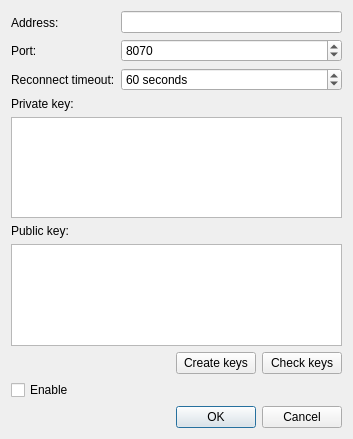
<?xml version="1.0" encoding="UTF-8"?>
<ui version="4.0">
 <class>ProxyDialog</class>
 <widget class="QDialog" name="ProxyDialog">
  <property name="geometry">
   <rect>
    <x>0</x>
    <y>0</y>
    <width>353</width>
    <height>439</height>
   </rect>
  </property>
  <property name="windowTitle">
   <string>Proxy Properties</string>
  </property>
  <property name="modal">
   <bool>true</bool>
  </property>
  <layout class="QVBoxLayout" name="verticalLayout_3">
   <item>
    <layout class="QHBoxLayout" name="horizontalLayout">
     <item>
      <layout class="QVBoxLayout" name="verticalLayout">
       <item>
        <widget class="QLabel" name="label_address">
         <property name="text">
          <string>Address:</string>
         </property>
        </widget>
       </item>
       <item>
        <widget class="QLabel" name="label_port">
         <property name="text">
          <string>Port:</string>
         </property>
        </widget>
       </item>
       <item>
        <widget class="QLabel" name="label_reconnect_timeout">
         <property name="text">
          <string>Reconnect timeout:</string>
         </property>
        </widget>
       </item>
      </layout>
     </item>
     <item>
      <layout class="QVBoxLayout" name="verticalLayout_2">
       <item>
        <widget class="QLineEdit" name="edit_address"/>
       </item>
       <item>
        <widget class="QSpinBox" name="spinbox_port">
         <property name="minimum">
          <number>1</number>
         </property>
         <property name="maximum">
          <number>65535</number>
         </property>
         <property name="value">
          <number>8070</number>
         </property>
        </widget>
       </item>
       <item>
        <widget class="QSpinBox" name="spinbox_reconnect_timeout">
         <property name="suffix">
          <string> seconds</string>
         </property>
         <property name="minimum">
          <number>30</number>
         </property>
         <property name="maximum">
          <number>1800</number>
         </property>
         <property name="singleStep">
          <number>5</number>
         </property>
         <property name="value">
          <number>60</number>
         </property>
        </widget>
       </item>
      </layout>
     </item>
    </layout>
   </item>
   <item>
    <widget class="QLabel" name="label_private_key">
     <property name="text">
      <string>Private key:</string>
     </property>
    </widget>
   </item>
   <item>
    <widget class="QTextEdit" name="edit_private_key"/>
   </item>
   <item>
    <widget class="QLabel" name="label_public_key">
     <property name="text">
      <string>Public key:</string>
     </property>
    </widget>
   </item>
   <item>
    <widget class="QTextEdit" name="edit_public_key"/>
   </item>
   <item>
    <layout class="QHBoxLayout" name="horizontalLayout_2">
     <item>
      <spacer name="horizontalSpacer">
       <property name="orientation">
        <enum>Qt::Horizontal</enum>
       </property>
       <property name="sizeHint" stdset="0">
        <size>
         <width>40</width>
         <height>20</height>
        </size>
       </property>
      </spacer>
     </item>
     <item>
      <widget class="QPushButton" name="button_create_keys">
       <property name="text">
        <string>Create keys</string>
       </property>
      </widget>
     </item>
     <item>
      <widget class="QPushButton" name="button_check_keys">
       <property name="text">
        <string>Check keys</string>
       </property>
      </widget>
     </item>
    </layout>
   </item>
   <item>
    <widget class="QCheckBox" name="checkbox_enable">
     <property name="text">
      <string>Enable</string>
     </property>
    </widget>
   </item>
   <item>
    <widget class="QDialogButtonBox" name="buttonbox">
     <property name="standardButtons">
      <set>QDialogButtonBox::Cancel|QDialogButtonBox::Ok</set>
     </property>
    </widget>
   </item>
  </layout>
 </widget>
 <resources/>
 <connections/>
</ui>
